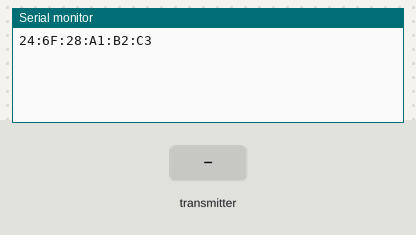
A sketch run on a simulated ESP32. On the bench: the last lines printed to the serial monitor. The test bench sets the inputs (shaded band).

Above: at 3.2 s.
3.3 s: the transmitter starts sending id = 0
At 3.61 s:
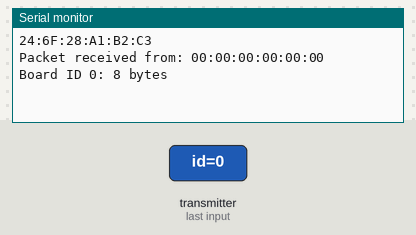
4.8 s: the transmitter starts sending id = 1
At 5.11 s:
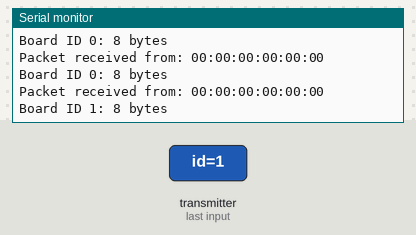

Measured:
- after the input at 3.3 s, the serial monitor: prints a new line at once (image 1)
- after the input at 4.8 s, the serial monitor: prints a new line at once (image 2)

The sketch:

sensores.ino
```cpp
#include "WiFi.h"
#include <esp_now.h>
#include <Wire.h>


typedef struct struct_message {
    int id; // must be unique for each sender board
    float dato1;
} struct_message;

// Create a struct_message called myData
struct_message myData;

// Create a structure to hold the readings from each board
struct_message board1;
struct_message board2;

struct_message boardsStruct[2] = {board1, board2};

void OnDataRecv(const uint8_t * mac_addr, const uint8_t *incomingData, int len) {
  char macStr[18];
  Serial.print("Packet received from: ");
  snprintf(macStr, sizeof(macStr), "%02x:%02x:%02x:%02x:%02x:%02x",
           mac_addr[0], mac_addr[1], mac_addr[2], mac_addr[3], mac_addr[4], mac_addr[5]);
  Serial.println(macStr);
  memcpy(&myData, incomingData, sizeof(myData));
  Serial.printf("Board ID %u: %u bytes\n", myData.id, len);

  if(mac_addr[0]==0x84 && mac_addr[1]==0xcc && mac_addr[2]==0xa8 && mac_addr[3]==0x2c && mac_addr[4]==0x99 && mac_addr[5]==0x5c){
    boardsStruct[myData.id-1].dato1 = myData.dato1;
    Serial.printf("%f",boardsStruct[myData.id-1].dato1);
    Serial.println();
  }
    if(mac_addr[0]==0x84 && mac_addr[1]==0xcc && mac_addr[2]==0xa8 && mac_addr[3]==0x7a && mac_addr[4]==0x23 && mac_addr[5]==0x88){
    boardsStruct[myData.id-1].dato1 = myData.dato1;
    Serial.printf("%f",boardsStruct[myData.id-1].dato1);
    Serial.println();
  }
      if(mac_addr[0]==0xac && mac_addr[1]==0x67 && mac_addr[2]==0xb2 && mac_addr[3]==0x38 && mac_addr[4]==0x5a && mac_addr[5]==0x44){
    boardsStruct[myData.id-1].dato1 = myData.dato1;
    Serial.printf("%f",boardsStruct[myData.id-1].dato1);
    Serial.println();
  }

}

void setup() {
   Serial.begin(9600);

   WiFi.mode(WIFI_STA);
   Serial.println(WiFi.macAddress());

  // put your setup code here, to run once:

  if (esp_now_init() != ESP_OK) {
  Serial.println("Error initializing ESP-NOW");
  return;
  }
  esp_now_register_recv_cb(OnDataRecv);

  delay(2000);
}

void loop() {
  // put your main code here, to run repeatedly:

}
```
